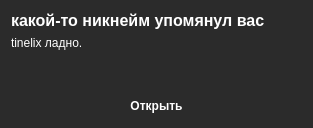
<?xml version="1.0" encoding="UTF-8"?>
<ui version="4.0">
 <class>Dialog</class>
 <widget class="QDialog" name="Dialog">
  <property name="geometry">
   <rect>
    <x>0</x>
    <y>0</y>
    <width>313</width>
    <height>128</height>
   </rect>
  </property>
  <property name="windowTitle">
   <string>Уведомление</string>
  </property>
  <property name="styleSheet">
   <string notr="true">background-color: rgb(43, 43, 43);
color: rgb(255, 255, 255);</string>
  </property>
  <layout class="QVBoxLayout" name="verticalLayout">
   <item>
    <layout class="QHBoxLayout" name="horizontalLayout_2">
     <item>
      <widget class="QLabel" name="nickname_label">
       <property name="minimumSize">
        <size>
         <width>0</width>
         <height>19</height>
        </size>
       </property>
       <property name="maximumSize">
        <size>
         <width>16777215</width>
         <height>19</height>
        </size>
       </property>
       <property name="font">
        <font>
         <pointsize>12</pointsize>
         <weight>75</weight>
         <bold>true</bold>
        </font>
       </property>
       <property name="text">
        <string>какой-то никнейм упомянул вас</string>
       </property>
      </widget>
     </item>
     <item>
      <widget class="QLabel" name="label_2">
       <property name="minimumSize">
        <size>
         <width>16</width>
         <height>16</height>
        </size>
       </property>
       <property name="maximumSize">
        <size>
         <width>16</width>
         <height>16</height>
        </size>
       </property>
       <property name="styleSheet">
        <string notr="true">image: url(:/button_icons/closebutton.png);</string>
       </property>
       <property name="text">
        <string/>
       </property>
       <property name="textFormat">
        <enum>Qt::PlainText</enum>
       </property>
      </widget>
     </item>
    </layout>
   </item>
   <item>
    <widget class="QLabel" name="msg_text">
     <property name="text">
      <string>tinelix ладно.</string>
     </property>
     <property name="alignment">
      <set>Qt::AlignLeading|Qt::AlignLeft|Qt::AlignTop</set>
     </property>
    </widget>
   </item>
   <item>
    <widget class="QPushButton" name="openclient_btn">
     <property name="font">
      <font>
       <weight>75</weight>
       <bold>true</bold>
      </font>
     </property>
     <property name="text">
      <string>Открыть</string>
     </property>
     <property name="default">
      <bool>false</bool>
     </property>
     <property name="flat">
      <bool>true</bool>
     </property>
    </widget>
   </item>
  </layout>
 </widget>
 <resources>
  <include location="resources.qrc"/>
 </resources>
 <connections/>
</ui>
